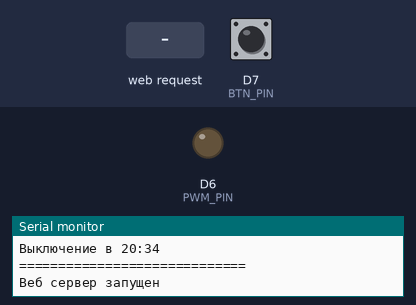
Bench run of a sketch on a simulated ESP8266 (NodeMCU). Shown: output pins drawn as LEDs (lit = HIGH), the last lines printed to the serial monitor. The test bench sets the inputs (shaded band); at power-on: D7 (BTN_PIN) LOW. WiFi joins after 1.5 s; servers stay silent unless stated; the local clock reads 2024-03-15 10:24:30 at power-on unless the sketch sets it; EEPROM starts erased.

Above: at 3.4 s.
3.5 s: D7 (BTN_PIN) pulled HIGH for 0.15 s
At 6.4 s:
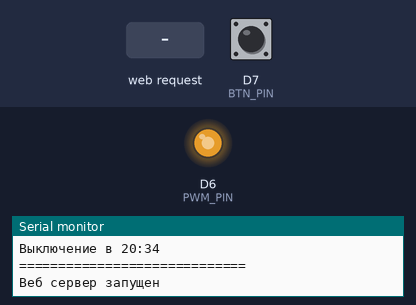
6.6 s: HTTP request GET /setTime received
8.1 s: D7 (BTN_PIN) pulled HIGH for 1 s
At 8.75 s:
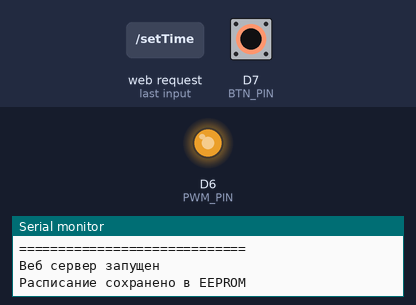
10.6 s: HTTP request GET /off received
At 11.96 s:
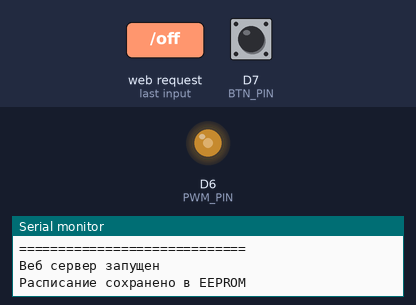
Timing chart, 0 to 14.6 s (numbered marks = the images above; inputs shaded):
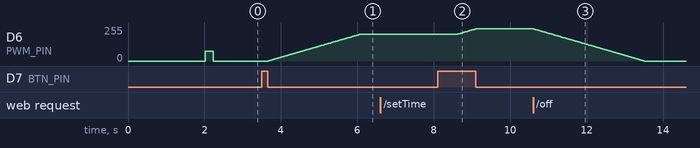

Measured:
- after the input at 3.5 s, D6 (PWM_PIN): moves from 0/255 to 199/255 over 2.4 s, starting after 0.17 s
- after the input at 8.1 s, D6 (PWM_PIN): moves from 199/255 to 241/255 over 0.50 s, starting after 0.50 s
- after the input at 10.6 s, D6 (PWM_PIN): moves from 241/255 to 0/255 over 2.9 s, starting at once

The sketch:

fade__dimmer__schedule_-_stable_webserver_eeprom.ino
```cpp
#include <GyverButton.h>
#include <ESP8266WiFi.h>
#include <time.h>
#include <ESP8266WebServer.h>
#include <EEPROM.h> // для сохранения расписания
#include <ArduinoOTA.h>

#define BTN_PIN D7
#define PWM_PIN D6

GButton btn(BTN_PIN, LOW_PULL, NORM_OPEN);
ESP8266WebServer server(80);

// ===== WiFi =====
const char* ssid = "AwesomePeople";
const char* password = "375295689321";

// ======= НАСТРОЙКА РАСПИСАНИЯ =======
int onHour = 00;
int onMin  = 00;
int offHour = 00;
int offMin  = 00;

// ===== EEPROM =====
#define EEPROM_SIZE 8 // хватит для 4 байт: onH, onM, offH, offM

// ====================================

bool ledState = false;

uint16_t brightness = 0;
uint16_t targetBrightness = 800;

bool dimUp = false;

const uint16_t MAX_BRIGHT = 1023;
const uint16_t MIN_BRIGHT = 50;

const uint8_t STEP = 5;
const uint16_t INTERVAL = 15;

uint32_t scheduleTimer = 0;

// ---------------- WIFI ----------------
void connectWiFi() {
  Serial.print("Подключение к WiFi");
  WiFi.begin(ssid, password);
  while (WiFi.status() != WL_CONNECTED) {
    delay(1000);
    Serial.print(".");
  }
  Serial.println("\nWiFi подключен");
  Serial.println("IP адрес: " + WiFi.localIP().toString());
}

// ---------------- NTP ----------------
void setupTime() {
  configTime(3 * 3600, 0, "pool.ntp.org", "time.nist.gov");
  Serial.print("Синхронизация времени");
  while (time(nullptr) < 100000) {
    delay(1000);
    Serial.print(".");
  }
  Serial.println("\nВремя синхронизировано");
}

// ---------------- EEPROM ----------------
void loadSchedule() {
  onHour  = EEPROM.read(0);
  onMin   = EEPROM.read(1);
  offHour = EEPROM.read(2);
  offMin  = EEPROM.read(3);

  // проверяем корректность
  if (onHour > 23) onHour = 19;
  if (onMin  > 59) onMin  = 30;
  if (offHour > 23) offHour = 20;
  if (offMin  > 59) offMin  = 34;

  Serial.println("Расписание загружено из EEPROM");
}

void saveSchedule() {
  EEPROM.write(0, onHour);
  EEPROM.write(1, onMin);
  EEPROM.write(2, offHour);
  EEPROM.write(3, offMin);
  EEPROM.commit();
  Serial.println("Расписание сохранено в EEPROM");
}

// ---------------- РАСПИСАНИЕ ----------------
void checkSchedule() {
  static int lastMinute = -1;
  time_t now = time(nullptr);
  struct tm* t = localtime(&now);

  int h = t->tm_hour;
  int m = t->tm_min;

  if (m == lastMinute) return;
  lastMinute = m;

  if (h == onHour && m == onMin && !ledState) {
    ledState = true;
    fadeTo(targetBrightness);
    Serial.println("Авто ВКЛ");
  }
  if (h == offHour && m == offMin && ledState) {
    ledState = false;
    fadeTo(0);
    Serial.println("Авто ВЫКЛ");
  }
}

// ---------------- ПЛАВНОСТЬ ----------------
void fadeTo(uint16_t target) {
  if (brightness < target) {
    for (uint16_t i = brightness; i < target; i += STEP) {
      analogWrite(PWM_PIN, i);
      delay(INTERVAL);
    }
  } else {
    for (int i = brightness; i > target; i -= STEP) {
      analogWrite(PWM_PIN, i);
      delay(INTERVAL);
    }
  }
  analogWrite(PWM_PIN, target);
  brightness = target;
}

// ---------------- РЕГУЛИРОВКА ----------------
void changeBrightness() {
  static uint32_t timer;
  if (millis() - timer >= INTERVAL) {
    timer = millis();
    if (dimUp) {
      brightness += STEP;
      if (brightness > MAX_BRIGHT) brightness = MAX_BRIGHT;
    } else {
      brightness -= STEP;
      if (brightness < MIN_BRIGHT) brightness = MIN_BRIGHT;
    }
    analogWrite(PWM_PIN, brightness);
    targetBrightness = brightness;
  }
}

// ---------------- ВЕБ-ИНТЕРФЕЙС ----------------
String getPage() {
  String page = "<html><head><meta charset='utf-8'>";
  page += "<meta name='viewport' content='width=device-width, initial-scale=1.0'>";
  page += "<style>";
  page += "body { display: flex; justify-content: center; align-items: center; height: 100vh; ";
  page += "font-family: Arial, sans-serif; background-color: #f0f0f0; margin: 0; }";
  page += ".container { background: #fff; padding: 20px 30px; border-radius: 12px; ";
  page += "box-shadow: 0 4px 10px rgba(0,0,0,0.2); width: 90%; max-width: 400px; text-align: center; }";
  page += "h2, h3 { margin: 15px 0; }";
  page += "button, input[type='submit'] { padding: 10px 20px; margin: 5px; font-size: 16px; border-radius: 8px; border: none; background-color: #4CAF50; color: white; }";
  page += "input[type='range'] { width: 100%; margin: 10px 0; }";
  page += "input[type='text'], input[type='number'] { width: 50px; font-size: 16px; text-align: center; margin: 2px; }";
  page += "</style>";
  page += "</head><body>";

  page += "<div class='container'>";
  page += "<h2>Светильник</h2>";

  // кнопки
  page += "<a href='/on'><button>ВКЛ</button></a>";
  page += "<a href='/off'><button>ВЫКЛ</button></a>";

  // яркость
  page += "<h2>Яркость</h2>";
  page += "<form action='/setBrightness'>";
  page += "<input type='range' name='val' min='50' max='1023' value='" + String(brightness) + "'>";
  page += "<input type='submit' value='OK'>";
  page += "</form>";

  // расписание
  page += "<h3>Расписание</h3>";
  page += "<form action='/setTime'>";
  page += "Включение: <input name='onH' value='" + String(onHour) + "' size=2>:" +
          "<input name='onM' value='" + String(onMin) + "' size=2><br>";
  page += "Выключение: <input name='offH' value='" + String(offHour) + "' size=2>:" +
          "<input name='offM' value='" + String(offMin) + "' size=2><br>";
  page += "<input type='submit' value='Сохранить'>";
  page += "</form>";

  page += "</div>"; // конец container
  page += "</body></html>";
  return page;
}

// ---------------- ОБРАБОТЧИКИ ----------------
void handleSetTime() {
  if (server.hasArg("onH")) onHour = constrain(server.arg("onH").toInt(), 0, 23);
  if (server.hasArg("onM")) onMin  = constrain(server.arg("onM").toInt(), 0, 59);
  if (server.hasArg("offH")) offHour = constrain(server.arg("offH").toInt(), 0, 23);
  if (server.hasArg("offM")) offMin  = constrain(server.arg("offM").toInt(), 0, 59);

  saveSchedule(); // <-- сохраняем расписание в EEPROM

  server.sendHeader("Location", "/");
  server.send(303);
}

// остальное как было
void handleRoot() { server.send(200, "text/html", getPage()); }
void handleOn() { ledState = true; fadeTo(targetBrightness); server.sendHeader("Location", "/"); server.send(303); }
void handleOff() { ledState = false; fadeTo(0); server.sendHeader("Location", "/"); server.send(303); }
void handleBrightness() {
  if (server.hasArg("val")) {
    brightness = server.arg("val").toInt();
    targetBrightness = brightness;
    analogWrite(PWM_PIN, brightness);
  }
  server.sendHeader("Location", "/");
  server.send(303);
}

// ---------------- SETUP ----------------
void setup() {
  Serial.begin(115200);
  ArduinoOTA.begin();

  pinMode(PWM_PIN, OUTPUT);
  analogWriteRange(1023);
  analogWriteFreq(1000);

  btn.setDebounce(50);
  btn.setTimeout(500);

  analogWrite(PWM_PIN, 0);

  EEPROM.begin(EEPROM_SIZE);
  loadSchedule(); // <-- загружаем расписание из EEPROM

  connectWiFi();
  setupTime();

  Serial.println("=========Расписание==========");
  Serial.printf(
  "Включение в  %02d:%02d\nВыключение в %02d:%02d\n",
  onHour, onMin,
  offHour, offMin
  );
  Serial.println("=============================");

  server.on("/", handleRoot);
  server.on("/on", handleOn);
  server.on("/off", handleOff);
  server.on("/setBrightness", handleBrightness);
  server.on("/setTime", handleSetTime);

  server.begin();
  Serial.println("Веб сервер запущен");

  //после старта моргнет
  analogWrite(PWM_PIN, 300);
  delay(200);
  analogWrite(PWM_PIN, LOW);
}

// ---------------- LOOP ----------------
void loop() {
  server.handleClient();
  ArduinoOTA.handle();
  btn.tick();

  if (btn.isClick()) {
    ledState = !ledState;
    if (ledState) fadeTo(targetBrightness);
    else fadeTo(0);
  }

  if (btn.isHolded()) dimUp = !dimUp;
  if (btn.isHold() && ledState) changeBrightness();

  if (millis() - scheduleTimer >= 1000) {
    scheduleTimer = millis();
    checkSchedule();
  }
}
```
